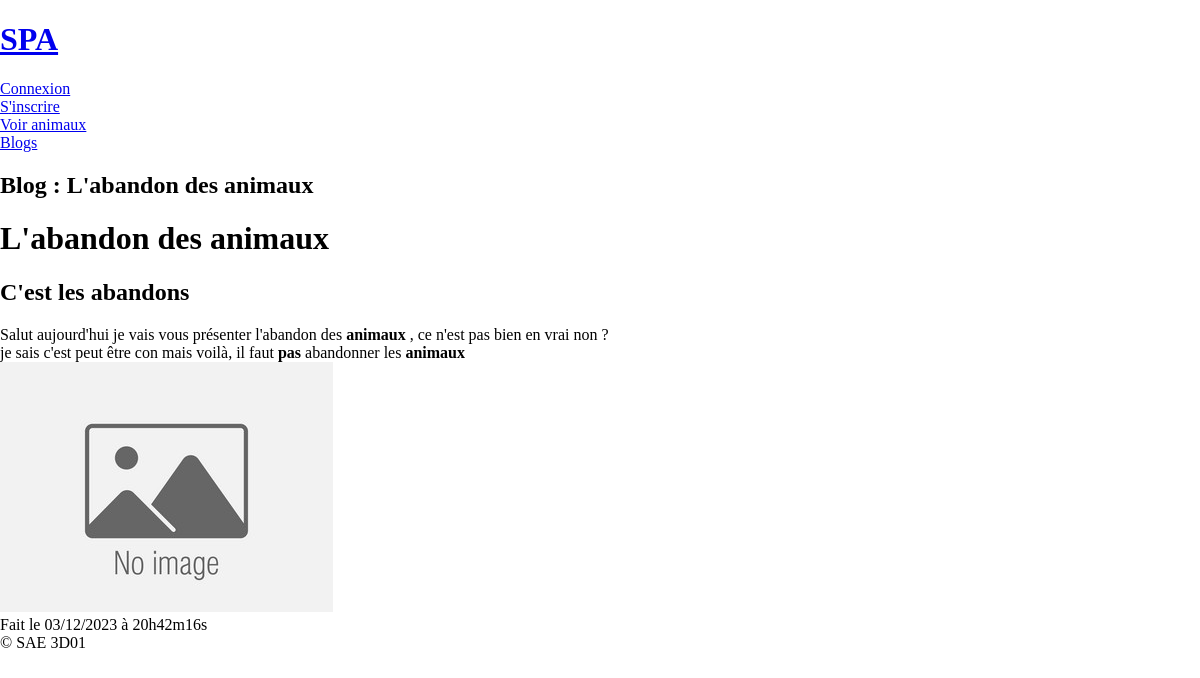
Screenshot of /index.php?action=blog&&idBlog=8 with the database file from the repository.
### tables this page shows
CREATE TABLE IF NOT EXISTS `blog` (
  `id_blog` int NOT NULL AUTO_INCREMENT,
  `titre` varchar(50) NOT NULL,
  `sousTitre` text NOT NULL,
  `contenu` longtext NOT NULL,
  `image` varchar(50) NOT NULL,
  `dateCreation` datetime NOT NULL,
  `dateModification` datetime,
  PRIMARY KEY (`id_blog`)
);

### modele/blog.php (called while the page is built, shortened)
<?php
require_once "modele/modele.php";
class Blog extends database
{
    public function getBlog($idBlog){
        $req = '
           SELECT *
           FROM blog
           WHERE id_blog = ?
           ';
        $res = $this->execReqPrep($req, array($idBlog))[0];
        return $res;
    }
    public function getDate($dateAction){
        $date = explode("-", explode(" ", $dateAction)[0]);
        $year = $date[0];
        $month = $date[1];
        $day = $date[2];
        $date = $day . "/" . $month . "/" . $year;
        $time = explode(":", explode(" ", $dateAction)[1]);
        $hours = $time[0];
        $minutes = $time[1];
        $seconds = $time[2];
        $time = $hours . "h" . $minutes . "m" . $seconds . "s";
        return [$date, $time];
    }
}

### modele/modele.php (called while the page is built, shortened)
<?php
abstract class database {
    private $bdd;
    protected function execReqPrep($req, $data){
        $reponse = $this->connexionBDD()->prepare($req);
        $reponse->execute($data);
        return $reponse->fetchAll(PDO::FETCH_ASSOC);
    }
    private function connexionBDD() {
        if(!isset($this->bdd)){
            try {
                $options=array(PDO::MYSQL_ATTR_INIT_COMMAND => "SET NAMES utf8");
                $this->bdd=new PDO('mysql:host='.DBHOST.';dbname='.DBNAME, DBUSER, DBPWD, $options);
            }
            catch(Exception $err) {
                throw new Exception("Connexion à la BDD");
            }
        }
        return $this->bdd;
    }
}

### vue/blog/detail.php (the view, shortened to what this page needs)
<?php
$header = NOMSITE;
$titre = " Blog :  " . $blog['titre'];
$dateCreation = $ObjectBlog->getDate($blog['dateCreation']);
?>
    <div class="detailBlog">
        <h1> <?=$blog['titre']?> </h1>
        <h2> <?=$blog['sousTitre']?> </h2>
        <?=$contenu?>
        <img src="photoBlog/<?= $blog['image'] ?>" alt="">
        <p>Fait le <?= $dateCreation[0] ?> à <?= $dateCreation[1] ?> </p>
    </div>
<?php
$contenu = ob_get_clean();
$footer = "&copy; SAE 3D01";
require "vue/gabarit.php";

### controleur/blog.php (shortened to what this page needs)
<?php
require_once 'modele/blog.php';
function blog($idBlog){
    $ObjectBlog = new Blog();
    $blog = $ObjectBlog->getBlog($idBlog);
    $paragraphes = explode("*", $blog['contenu']);
    $contenu = "";
    foreach ($paragraphes as $paragraphe) {
        $contenu .= "<p>";
        $texteGras = explode("/", $paragraphe);
        for ($i = 0; $i < count($texteGras); $i++){
            if (($i % 2) == 0){
                $contenu .= $texteGras[$i];
            }else{
                $contenu .= "<span>" . $texteGras[$i] . "</span>";
            }
        }
        $contenu .= "</p>";
    }
    require "vue/blog/detail.php";
}

### index.php (shortened to what this page needs)
<?php
require "controleur/blog.php";
try {
    if (isset($_GET["action"])) {
        if (isset($_SESSION['USER'])){
            if ($_SESSION['ROLE'] == "ADMIN"){
                switch($_GET["action"]){
                    case "delog":
                        delog();
                        break;
                    case "profil":
                        profil($_SESSION['IDUSER']);
                        break;
                    case "modifierProfil":
                        editProfil($_GET['idProfil']);
                        break;
                    case "modifierMDP":
                        editMDP($_GET['idProfil']);
                        break;
                    case "ajouterType":
                        createType();
                        break;
                    case "supprimerType":
                        removeType($_GET['idType']);
                        break;
                    case "modifierType":
                        editType($_GET['idType']);
                        break;
                    case "favoris":
                        favoris($_GET['idUser'], $_GET['idAnimal']);
                        break;
                    case "voirFavoris":
                        userFavoris($_SESSION['IDUSER']);
                        break;
                    case "supprimerFavoris":
                        removeFavoris($_GET['idUser'], $_GET['idAnimal']);
                        break;
                    case "animaux":
                        animals();
                        break;
                    case "animal":
                        animal($_GET['idAnimal']);
                        break;
                    case "ajouterAnimal":
                        createAnimal();
                        break;
                    case "supprimerAnimal":
                        removeAnimal($_GET['idAnimal']);
                        break;
                    case "modifierAnimal":
                        editAnimal($_GET['idAnimal']);
                        break;
                    case "ajouterImage":
                        addImage($_GET['idAnimal']);
                        break;
                    case "supprimerImage":
                        removeImage($_GET['idImage'], $_GET['idAnimal']);
                        break;
                    case "modifierOrdre":
                        editOrdre($_GET['idAnimal']);
                        break;
                    case "ajouterSPA":
                        createSPA();
                        break;
                    case "supprimerSPA":
                        removeSPA($_GET['idSPA']);
                        break;
                    case "modifierSPA":
                        editSPA($_GET['idSPA']);
                        break;
                    case "blogs":
                        blogs();
                        break;
                    case "blog":
                        blog($_GET['idBlog']);
                        break;
                    case "ajouterBlog":
                        createBlog();
                        break;
                    case "supprimerBlog":
                        removeBlog($_GET['idBlog']);
                        break;
                    case "modifierBlog":
                        editBlog($_GET['idBlog']);
                        break;
                    case "admin":
                        admin();
                        break;
                    default :
                        throw new Exception("Action non valide");
                        break;
                }
            }else{
                switch($_GET["action"]){
                    case "delog":
                        delog();
                        break;
                    case "profil":
                        profil($_SESSION['IDUSER']);
                        break;
                    case "modifierProfil":
                        editProfil($_GET['idProfil']);
                        break;
                    case "modifierMDP":
                        editMDP($_GET['idProfil']);
                        break;
                    case "favoris":
                        favoris($_GET['idUser'], $_GET['idAnimal']);
                        break;
                    case "voirFavoris":
                        userFavoris($_SESSION['IDUSER']);
                        break;
                    case "supprimerFavoris":
                        removeFavoris($_GET['idUser'], $_GET['idAnimal']);
                        break;
                    case "animaux":
                        animals();
                        break;
                    case "animal":
                        animal($_GET['idAnimal']);
                        break;
                    case "blogs":
                        blogs();
                        break;
                    case "blog":
                        blog($_GET['idBlog']);
                        break;
                    default :
                        throw new Exception("Action non valide");
                        break;
                }
            }
        }else{
            switch($_GET["action"]){
                case "blog":
                    blog($_GET['idBlog']);
                    break;
            }
        }
    }else{
        accueil();
    }
}catch (Exception $e) {
    erreur($e->getMessage()) ;
}

### vue/gabarit.php (shortened to what this page needs)
<!DOCTYPE html>
<html lang="fr">
<head>
    <link href="style/style.css" rel="stylesheet">
</head>
<body>
    <?php
        if (!isset($showHeader)){
            ?>
            <header>
                <div><a href="index.php"><h1><?= $header ?></h1></a></div>
                <div class="menu">
                    <?php
                    if(!isset($_SESSION['USER'])){
                        echo('<a class="lien" href="index.php?action=login">Connexion</a>');
                        echo('<a class="lien" href="index.php?action=signup">S\'inscrire</a>');
                        echo('<a class="lien" href="index.php?action=animaux">Voir animaux</a>');
                        echo('<a class="lien" href="index.php?action=blogs">Blogs</a>');
                    }
                    ?>
                </div>
            </header>
    <?php
        }
    ?>
    <main>
        <h2><?= $titre ?></h2>
        <?= $contenu ?>
    </main>
    <footer>
        <?= $footer ?>
    </footer>
</body>
</html>

### style/style.css (style rules this page uses)
body { padding: 0; margin: 0; }
header a { display: block; width: max-content; }
.card h2, p { margin: 0; }
.detailBlog span { font-weight: 900; }

### rows the page displays
blog: titre "Blog : L'abandon des animaux", titre "L'abandon des animaux", sousTitre "C'est les abandons", contenu "animaux", contenu "pas", image (placeholder picture), dateCreation "03/12/2023", dateCreation "20h42m16s"

### other values shown
$header "SPA"
$footer "© SAE 3D01"
